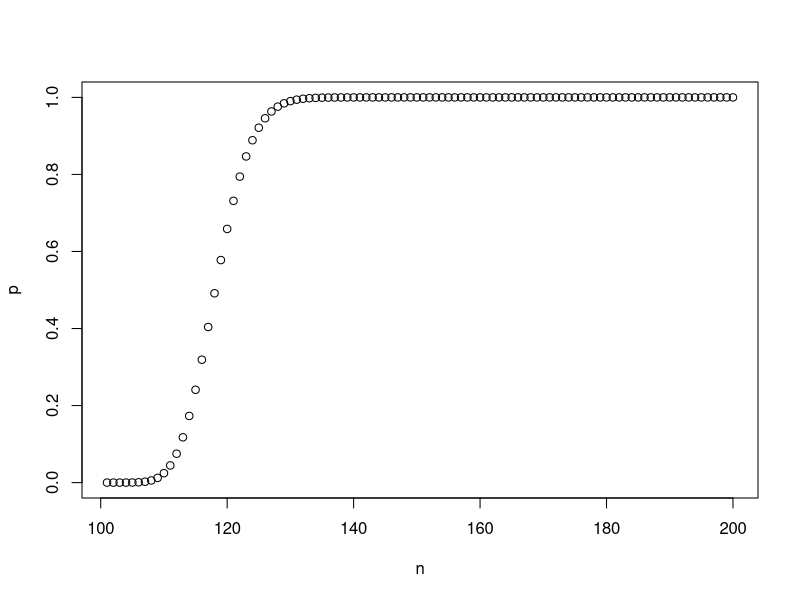
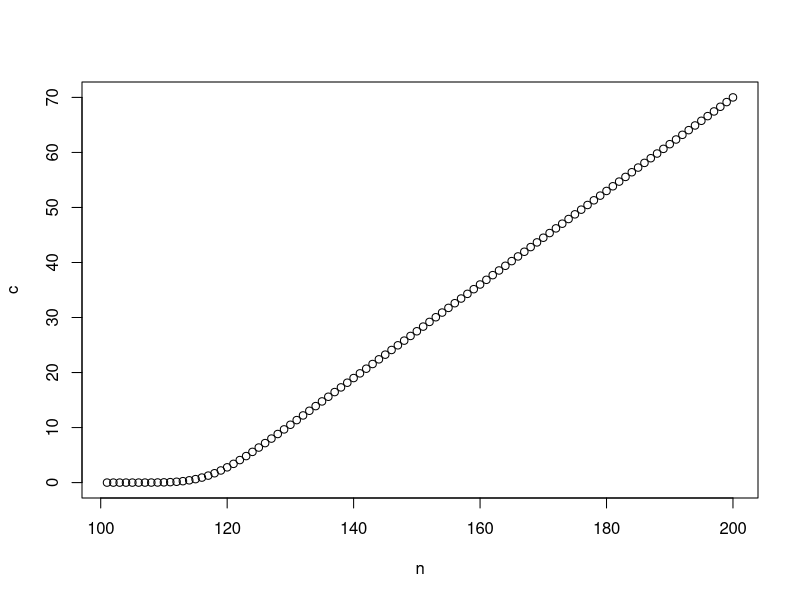
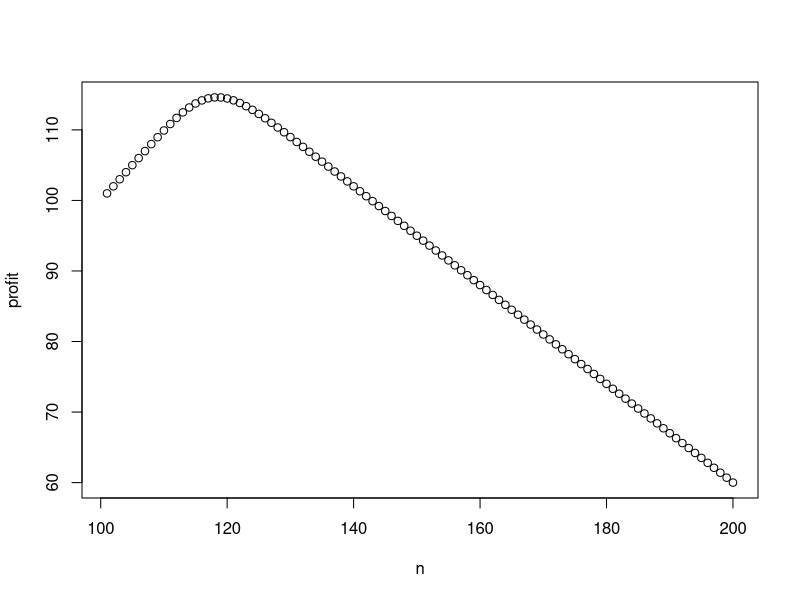

Source code (R) for these figures, in order:
n <- seq(101, 200)
p <- seq(1,100)
c <- seq(1,100)
profit <- seq(1,100)

for(i in 101:200){
  p[i-100] <- 1 - pbinom(100, size=i, prob=0.85)
}

for(i in 101:200){
  c[i-100] <- 0
  profit[i-100] <- i
  for(j in 1:(i-100)){
    c[i-100] <- c[i-100] + j*dbinom(100+j,i,0.85)
    profit[i-100] <- profit[i-100] - 2*j*dbinom(100+j,i,0.85)
  }
}

#plot(p,n)
mydata <- cbind(n,p)
plot(mydata)

compensation <- cbind(n,c)
plot(compensation)

myprofit <- cbind(n,profit)
plot(myprofit)
#Find expected compensation, optimal number of tickets

